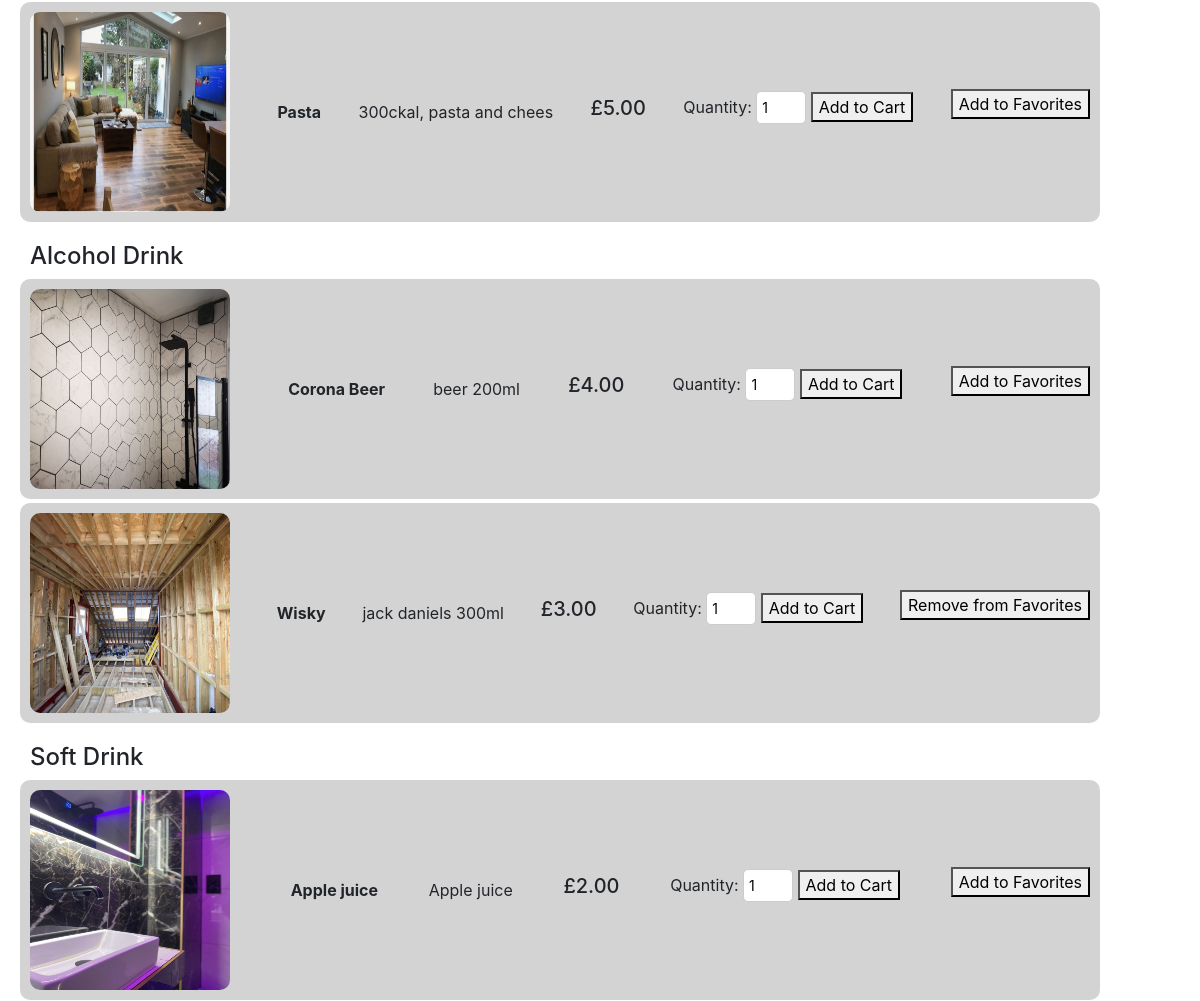
Before: / (signed in, middle part) with the older database file.
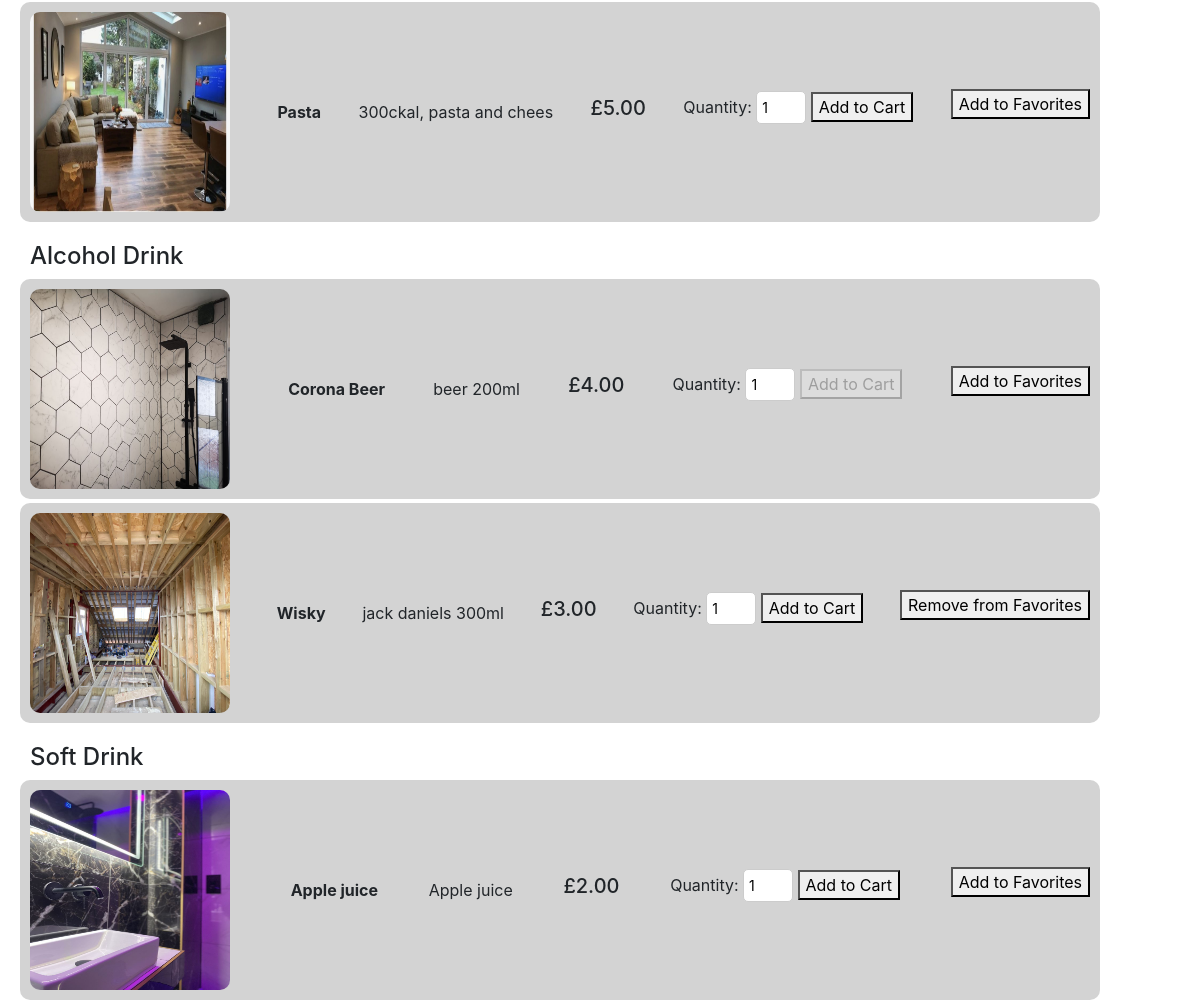
After: the same page with the newer database file.
### rest_mng/models.py (models this page shows)
class Product(models.Model):
    prod_name = models.CharField(max_length=15)
    prod_desc = models.CharField(max_length=255)
    price = models.DecimalField(max_digits=10, decimal_places=2)
    category = models.CharField(max_length=50, choices=[('Soft Drink', 'Soft Drink'), ('Alcohol Drink', 'Alcohol Drink'), ('Food', 'Food'),('Desert', 'Desert')], default='N/A')
    date = models.DateTimeField(auto_now_add=True)
    in_stock = models.BooleanField(default=True)
    image = models.ImageField(upload_to='images/', blank=True, null=True)
    favorite = models.ManyToManyField(User, blank= True,  related_name="favorite")

### rest_mng/views.py (the view)
# urls.py: path('', views.index, name='index'),
def index(request):
    average_rating = Reviews.objects.aggregate(Avg('rating'))['rating__avg']
    if average_rating is None:
        average_rating = 0
    categories = Product.objects.values_list('category', flat=True).distinct()
    products_by_category = {category: Product.objects.filter(category=category) for category in categories}
    reviews = Reviews.objects.order_by('-date')
    most_sold_items = {}
    for category in categories:
        products_in_category = Product.objects.filter(category=category).annotate(
            total_quantity=Sum('salesitems__quantity')
        ).order_by('-total_quantity')  # Order by highest quantity sold
        if products_in_category.exists():
            most_sold_items[category] = products_in_category.first()
    return render(request, 'rest_mng/index.html',{
            'products_by_category':products_by_category,
            'reviews': reviews,
            'average_rating': round(average_rating, 2),
            'most_sold_items': most_sold_items
        })

### rest_mng/templates/rest_mng/index.html (shortened to what this page needs)
{% extends "rest_mng/layout.html" %}
{% load static %}
{% block body %}
{% for category, products in products_by_category.items %}
    <h4 id="{{category}}">{{ category }}</h4>
    <div class="category-products">
        {% for product in products %}
        <div class="product">
            <div id="prod_heading">
                {% if product.image %}
                <img src="{{ product.image.url }}" alt="Product Image" class="prod_img">
                {% else %}
                <p>No image available</p>
                {% endif %}
                <strong style="margin-left: 10px;">{{ product.prod_name }}</strong>
                <span> {{ product.prod_desc }}</span>
                <h5>£{{ product.price }}</h5>
                {% if user.is_authenticated %}
            <form id="add_cart">
                <label for="quantity_{{ product.id }}">Quantity:</label>
                <input type="number" id="quantity_{{ product.id }}" min="1" value="1">
                {% if product.in_stock %}
                <button onclick="addToCart({{ product.id }}, '{{ product.prod_name }}', {{ product.price }})">Add to Cart</button>
                {% else %}
                <button disabled>Add to Cart</button>
                {% endif %}
            </form>
            <form method="POST" action="{% url 'toggle_favorite' %}">
                <button type="submit">
                    {% if product in user.favorite.all %}
                        Remove from Favorites
                    {% else %}
                        Add to Favorites
                    {% endif %}
                </button>
            </form>
            {% endif %}
            </div>
        </div>
        {% endfor %}
    </div>
{% endfor %}
{% endblock %}

### rest_mng/templates/rest_mng/layout.html (shortened to what this page needs)
{% load static %}
<html lang="en">
    <head>
        <link rel="stylesheet" href="https://stackpath.bootstrapcdn.com/bootstrap/4.4.1/css/bootstrap.min.css">
        <link rel="stylesheet" href="{% static 'rest_mng/styles.css' %}">
    </head>
    <body>
    {% block body %} {% endblock %}
        </body>
    </html>

### rest_mng/static/rest_mng/styles.css (style rules this page uses)
body, ul, li, a, input { margin: 0; padding: 0; box-sizing: border-box; }
h3, h4 { margin-top: 20px; margin-left:30px; }
.product { margin:4px; width: 90%; height: auto; margin-left:20px; padding: 10px; background-color: lightgrey; border-radius: 10px; }
.prod_img { width: 200px; height:200px; border-radius: 10px; }
#add_cart input[type='number'] { width: 50px; padding:5px; }
#prod_heading { display: flex; justify-content: space-between; align-items: center; }
input[type="number"], textarea { width: 100%; padding: 10px; border: 1px solid #ccc; border-radius: 5px; font-size: 14px; box-sizing: border-box; outline: none; transition: border-color 0.3s; margin-top:10px; }

Changed rows visible on the page:
changed Product "Corona Beer": in_stock True → False (drawn)
Other visible differences:
list line gone: "Add to Cart"
new list line: "Add to Cart"
